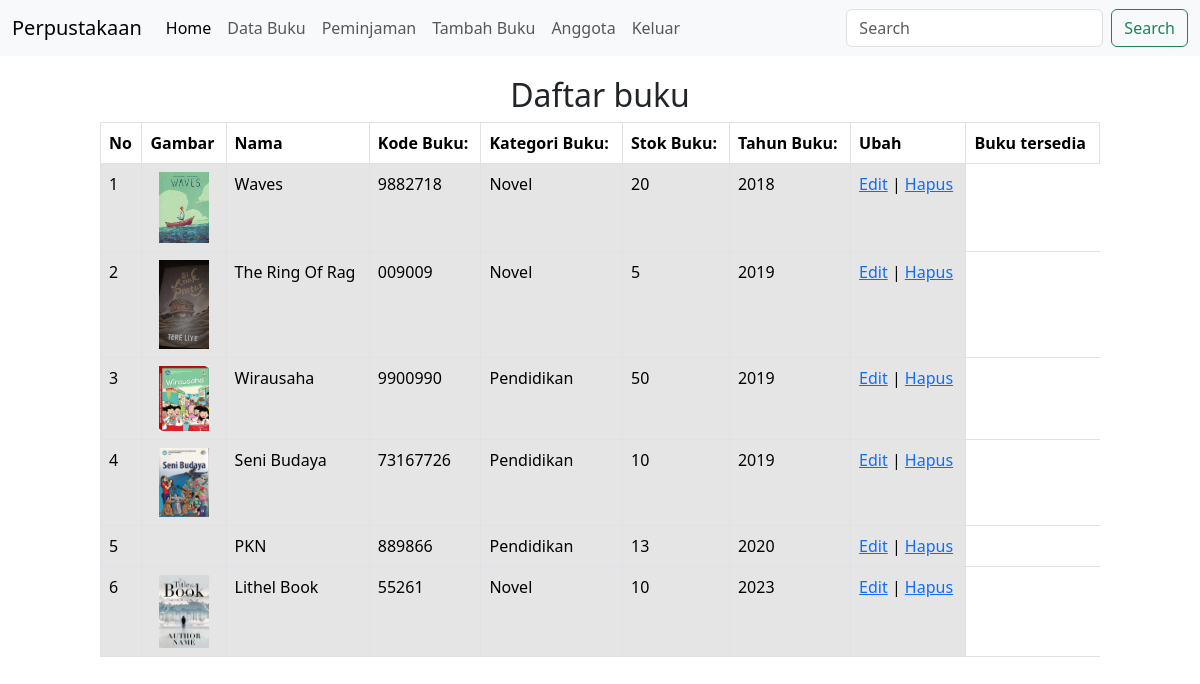
Page /data.php (signed in) on the committed database.
### tables this page shows
CREATE TABLE `buku` (
  `id_buku` int(11) NOT NULL,
  `gambar` varchar(50) NOT NULL,
  `nama` varchar(50) NOT NULL,
  `kode_buku` varchar(40) NOT NULL,
  `kategori_buku` varchar(40) NOT NULL,
  `stok buku` varchar(50) NOT NULL,
  `tahun_buku` varchar(10) NOT NULL
);

### data.php (the view, shortened to what this page needs)
<?php
include 'function.php';
$result = mysqli_query($conn,"SELECT * FROM buku ");
?>
<!DOCTYPE html>
<html lang="en">
<head>
    <link href="https://cdn.jsdelivr.net/npm/bootstrap@5.3.3/dist/css/bootstrap.min.css" rel="stylesheet">
</head>
<body>
<nav class="navbar navbar-expand-lg bg-body-tertiary">
  <div class="container-fluid">
    <div class="collapse navbar-collapse" id="navbarTogglerDemo01">
      <a class="navbar-brand" href="admin.php">Perpustakaan</a>
      <ul class="navbar-nav me-auto mb-2 mb-lg-0">
        <li class="nav-item">
          <a class="nav-link active" aria-current="page" href="admin.php">Home</a>
        </li>
        <li class="nav-item">
          <a class="nav-link" href="data.php">Data Buku</a>
        </li>
        <li class="nav-item">
          <a class="nav-link" href="peminjaman.php">Peminjaman</a>
        </li>
        <li class="nav-item">
          <a class="nav-link" href="tambah.php">Tambah Buku</a>
        </li>
        <li class="nav-item">
          <a class="nav-link" href="anggota.php">Anggota</a>
        </li>
        <li class="nav-item">
          <a class="nav-link" href="logout.php">Keluar</a>
        </li>
      </ul>
      <form class="d-flex" role="search">
        <input class="form-control me-2" type="search" placeholder="Search" aria-label="Search">
        <button class="btn btn-outline-success" type="submit" name="cari">Search</button>
      </form>
    </div>
  </div>
</nav>
<h2 style="text-align:center; margin-top:20px;">Daftar buku</h2>
<div id="container" style="max-width:1000px; margin:auto;">
<table class="table table-bordered ">
  <thead class="table">
    <th>No</th>
    <th>Gambar</th>
    <th>Nama</th>
    <th>Kode Buku:</th>
    <th>Kategori Buku:</th>
    <th>Stok Buku:</th>
    <th>Tahun Buku:</th>
    <th>Ubah</th>
    <th>Buku tersedia</th>
  </thead>
 <?php
    $no=1;
 while($row=mysqli_fetch_assoc($result)) { ?>
    <tr class="table-active">
     <td><?= $no ?></td>
     <td> <img src="img/<?= $row["gambar"];?>" alt="" width="50px" style="margin:auto; display:block; "></td>
     <td><?= $row["nama"]; ?></td>
     <td><?= $row["kode_buku"]; ?></td>
     <td><?= $row["kategori_buku"];?></td>
     <td><?= $row["stok buku"]; ?></td>
     <td><?= $row["tahun_buku"]; ?></td>
     <td><a href="edit.php?id=<?= $row["id_buku"]; ?>"> Edit</a> | <a href="hapus.php?id=<?= $row["id_buku"]; ?>" onclick="return confirm('yakin?')">Hapus</a></td>
</tr>
<?php $no++; }?>
</table>
</body>
</html>

### rows in the picture
buku: gambar (picture), nama "Waves", kode_buku "9882718", kategori_buku "Novel", stok buku "20", tahun_buku "2018"
buku: gambar (picture), nama "The Ring Of Rag", kode_buku "009009", kategori_buku "Novel", stok buku "5", tahun_buku "2019"
buku: gambar (picture), nama "Wirausaha", kode_buku "9900990", kategori_buku "Pendidikan", stok buku "50", tahun_buku "2019"
buku: gambar (picture), nama "Seni Budaya", kode_buku "73167726", kategori_buku "Pendidikan", stok buku "10", tahun_buku "2019"
buku: nama "PKN", kode_buku "889866", kategori_buku "Pendidikan", stok buku "13", tahun_buku "2020"
buku: gambar (picture), nama "Lithel Book", kode_buku "55261", kategori_buku "Novel", stok buku "10", tahun_buku "2023"
